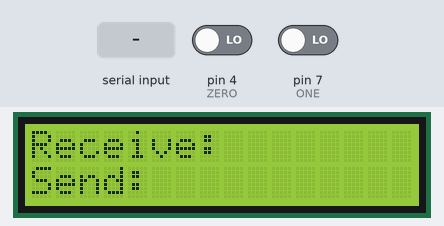
Simulated run of this sketch. Board: Arduino Uno, built with avr-gcc and run on an emulated ATmega328P. Shown: 16×2 character LCD. The test bench sets the inputs (shaded band); at power-on: pin 4 (ZERO) LOW, pin 7 (ONE) LOW. What the sketch prints to the serial monitor is not drawn.

Above: at 1.2 s.
1.3 s: pin 4 (ZERO) driven HIGH
At 2.5 s:
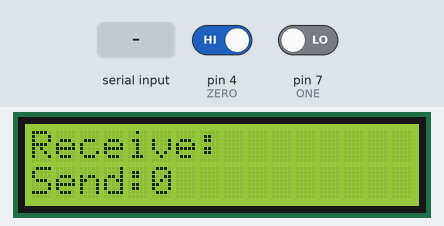
2.8 s: "1" received over Serial
At 3.7 s:
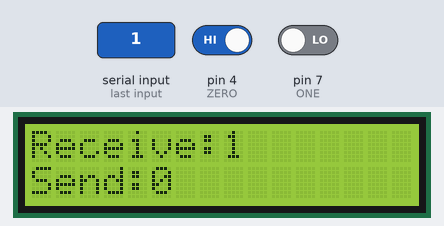
4.3 s: "0" received over Serial
At 4.8 s:
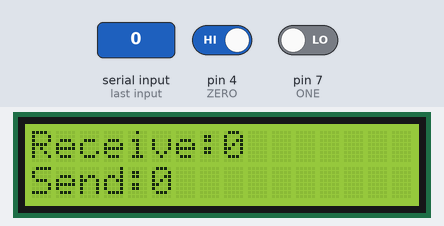
Timing chart, 0 to 7.3 s (numbered marks = the images above; inputs shaded):
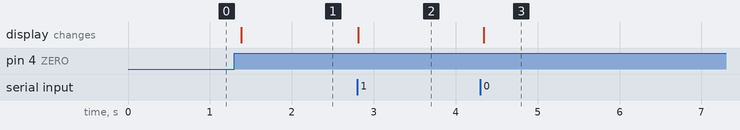

Measured:
- after the input at 1.3 s, the display: changes after 0.08 s (image 1)
- after the input at 2.8 s, the display: changes at once (image 2)
- after the input at 4.3 s, the display: changes at once (image 3)

The sketch:

Workshop3.ino
```cpp
#include <Wire.h>
#include <LiquidCrystal_I2C.h>

LiquidCrystal_I2C lcd(0x27, 16, 2);
#define ZERO 4
#define ONE 7

int msg;
String sendMsg;
void setup()
{
  // Initialize UART Communication
  Serial.begin(9600);
  // Initialize LCD Screen
  lcd.begin();
  lcd.backlight();
  lcd.setCursor(0, 0);
  lcd.print("Receive: ");
  lcd.setCursor(0, 1);
  lcd.print("Send: ");
}

void loop()
{
  // Receiving data from Serial Monitor and print to LCD Screen
  while (Serial.available() > 0)
  {
    char receiveMsg = Serial.read();
    if (receiveMsg == '1')
    {
      lcd.setCursor(8, 0);
      lcd.print("1");
    }
    else if (receiveMsg == '0')
    {
      lcd.setCursor(8, 0);
      lcd.print("0");
    }
  }
  // Reading data from push buttons and print to LCD Screen and Serial Monitor
  if ((digitalRead(ZERO) == HIGH) && (digitalRead(ONE) == HIGH))
  {
    msg = -1;
  }
  else if (digitalRead(ZERO) == HIGH)
  {
    msg = 0;
    Serial.println(msg);
  }
  else if (digitalRead(ONE) == HIGH)
  {
    msg = 1;
    Serial.println(msg);
  }
  else
  {
    msg = -1;
  }
  if (msg != -1)
  {
    lcd.setCursor(5, 1);
    lcd.print(msg);
  }

  delay(100);
}
```
